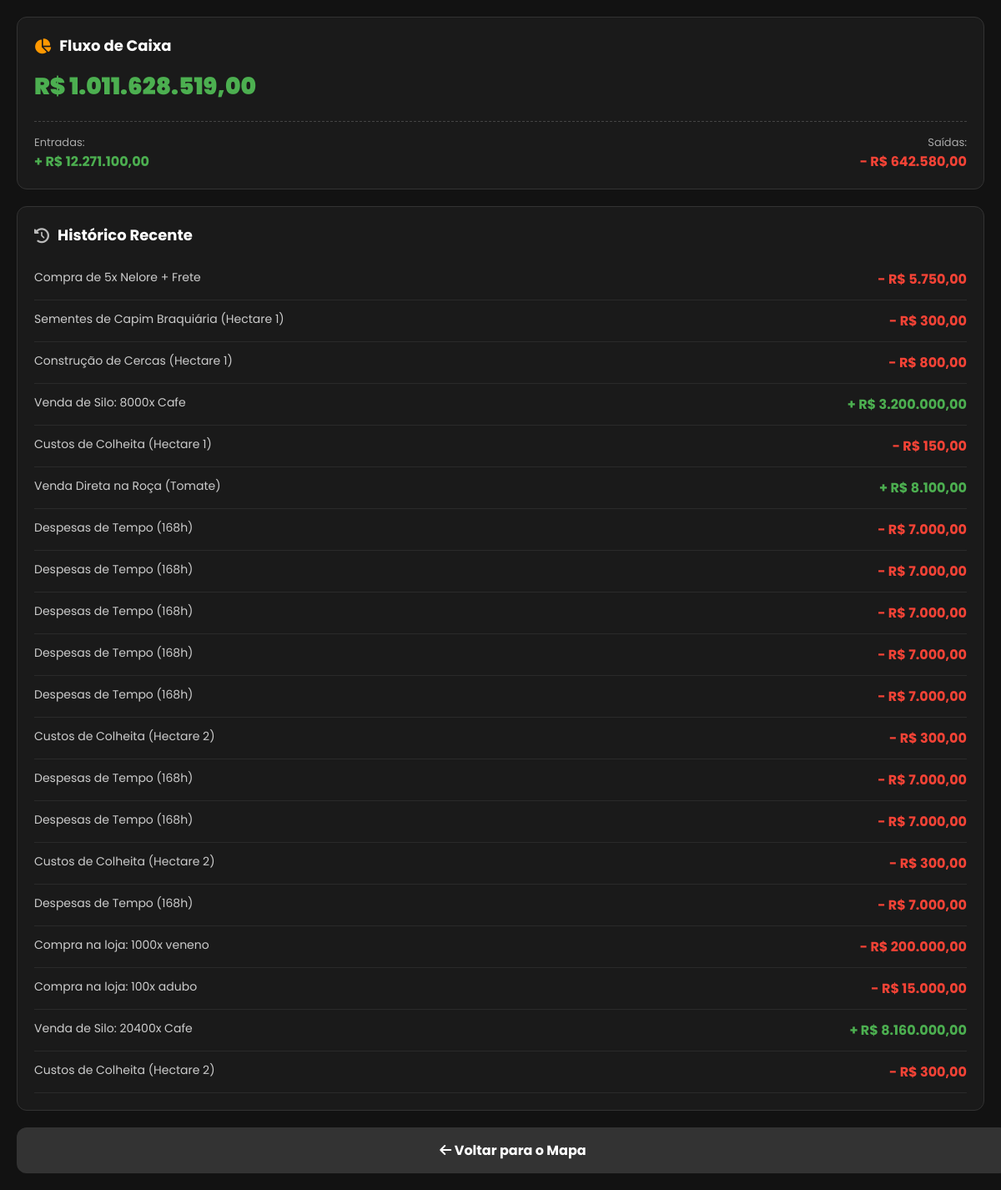
The page /financeiro (signed in) on the database as committed earlier.
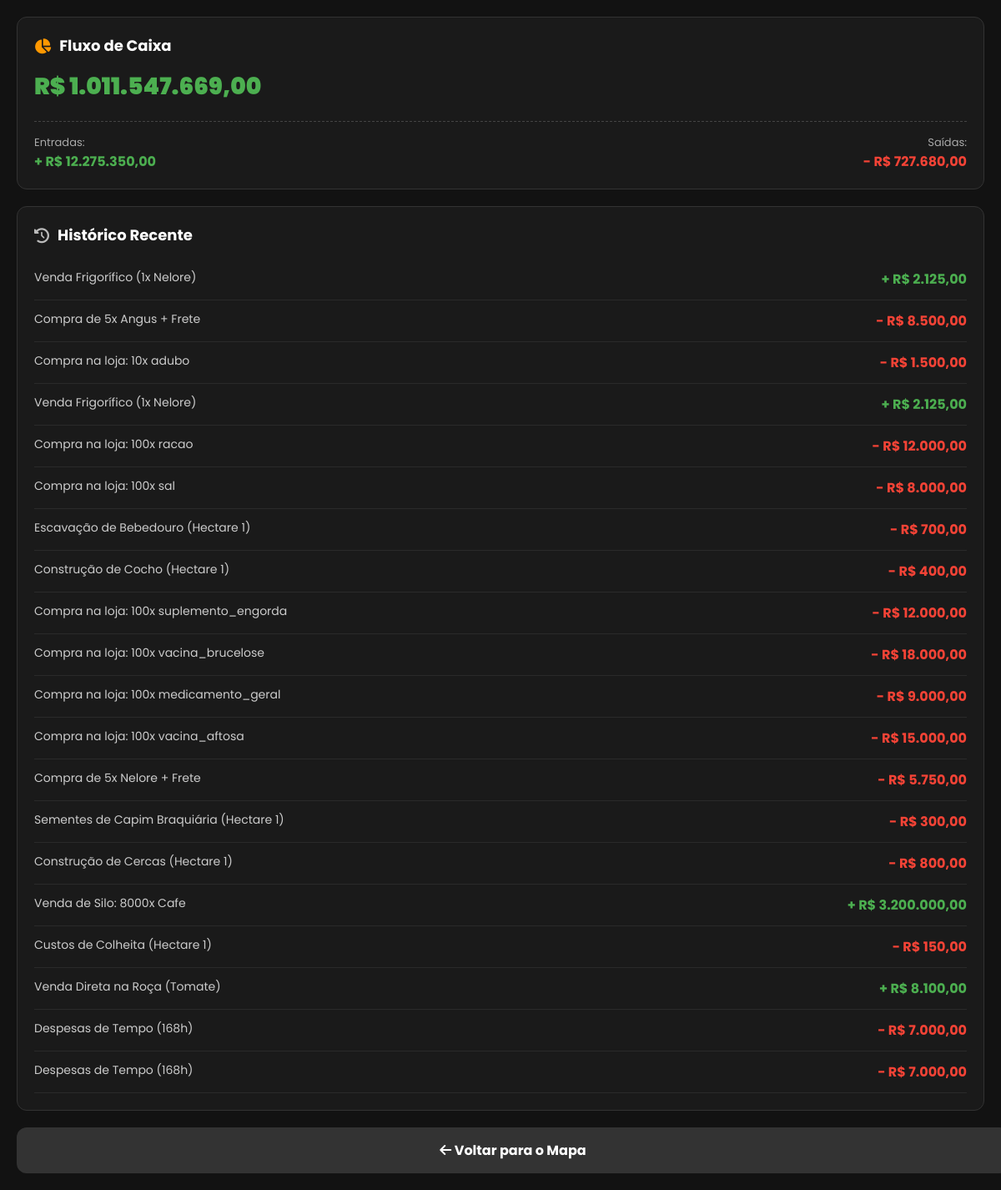
The same page on the database as committed later.
### database.py (models this page shows)
class Jogador(db.Model):
    __tablename__ = 'jogadores'
    id = db.Column(db.Integer, primary_key=True)
    username = db.Column(db.String(50), unique=True, nullable=False)
    email = db.Column(db.String(120), nullable=True)
    senha_hash = db.Column(db.String(128), nullable=False)
    saldo = db.Column(db.Float, default=1000.0)
    nivel = db.Column(db.Integer, default=1)
    hora = db.Column(db.Integer, default=6)
    dia = db.Column(db.Integer, default=1)
    mes = db.Column(db.Integer, default=1)
    ano = db.Column(db.Integer, default=2026)
    is_admin = db.Column(db.Boolean, default=False)
    ultima_acao = db.Column(db.DateTime, default=datetime.utcnow)
    propriedades = db.relationship('Propriedade', backref='dono', lazy=True)

class Transacao(db.Model):
    __tablename__ = 'transacoes'
    id = db.Column(db.Integer, primary_key=True)
    jogador_id = db.Column(db.Integer, db.ForeignKey('jogadores.id'), nullable=False)
    tipo = db.Column(db.String(10), nullable=False)
    valor = db.Column(db.Float, nullable=False)
    descricao = db.Column(db.String(255), nullable=False)
    data = db.Column(db.DateTime, default=datetime.utcnow)
    jogador = db.relationship('Jogador', backref=db.backref('transacoes', lazy=True))

### logica/economia.py (the view)
@economia_bp.route('/financeiro')
def financeiro():
    if 'usuario' not in session:
        return redirect(url_for('login'))
    usuario = Jogador.query.filter_by(username=session['usuario']).first()
    if not usuario:
        return redirect(url_for('login'))
    historico = Transacao.query.filter_by(jogador_id=usuario.id).order_by(Transacao.data.desc()).limit(20).all()
    todas_transacoes = Transacao.query.filter_by(jogador_id=usuario.id).all()
    entradas = sum(t.valor for t in todas_transacoes if t.tipo == 'entrada')
    saidas = sum(t.valor for t in todas_transacoes if t.tipo == 'saida')
    return render_template(
        'financeiro.html',
        user=usuario,
        entradas=entradas,
        saidas=saidas,
        saldo=usuario.saldo,
        historico=historico
    )

### templates/financeiro.html (shortened to what this page needs)
<!DOCTYPE html>
<html lang="pt-BR">
<head>
    <link rel="stylesheet" href="https://cdnjs.cloudflare.com/ajax/libs/font-awesome/6.4.0/css/all.min.css">
</head>
<body>
    <div class="card">
        <div class="card-header"><i class="fas fa-chart-pie" style="color: #ff9800;"></i> Fluxo de Caixa</div>
        <div class="saldo-total">R$ {{ "{:,.2f}".format(saldo).replace(',','v').replace('.',',').replace('v','.') }}</div>
        <div class="fluxo-container">
            <div>
                <div style="color: #aaa; font-size: 13px;">Entradas:</div>
                <div class="entrada-texto">+ R$ {{ "{:,.2f}".format(entradas).replace(',','v').replace('.',',').replace('v','.') }}</div>
            </div>
            <div style="text-align: right;">
                <div style="color: #aaa; font-size: 13px;">Saídas:</div>
                <div class="saida-texto">- R$ {{ "{:,.2f}".format(saidas).replace(',','v').replace('.',',').replace('v','.') }}</div>
            </div>
        </div>
    </div>
    <div class="card">
        <div class="card-header"><i class="fas fa-history" style="color: #bbb;"></i> Histórico Recente</div>
        {% if not historico %}
            <p style="color: #777; font-style: italic; text-align: center; margin: 20px 0;">Nenhuma transação registrada ainda.</p>
        {% else %}
            {% for t in historico %}
                <div class="transacao-item">
                    <span style="color: #ccc;">{{ t.descricao }}</span>
                    {% if t.tipo == 'entrada' %}
                        <b class="entrada-texto">+ R$ {{ "{:,.2f}".format(t.valor).replace(',','v').replace('.',',').replace('v','.') }}</b>
                    {% else %}
                        <b class="saida-texto">- R$ {{ "{:,.2f}".format(t.valor).replace(',','v').replace('.',',').replace('v','.') }}</b>
                    {% endif %}
                </div>
            {% endfor %}
        {% endif %}
    </div>
    <a href="/mapa" class="btn-voltar"><i class="fas fa-arrow-left"></i> Voltar para o Mapa</a>
</body>
</html>

Rows that differ between the two databases and show on the page:
no longer on this page (row unchanged): Transacao: descricao "Despesas de Tempo (168h)", valor "7.000,00"
no longer on this page (row unchanged): Transacao: descricao "Despesas de Tempo (168h)", valor "7.000,00"
no longer on this page (row unchanged): Transacao: descricao "Despesas de Tempo (168h)", valor "7.000,00"
no longer on this page (row unchanged): Transacao: descricao "Custos de Colheita (Hectare 2)", valor "300,00"
no longer on this page (row unchanged): Transacao: descricao "Despesas de Tempo (168h)", valor "7.000,00"
no longer on this page (row unchanged): Transacao: descricao "Despesas de Tempo (168h)", valor "7.000,00"
no longer on this page (row unchanged): Transacao: descricao "Custos de Colheita (Hectare 2)", valor "300,00"
no longer on this page (row unchanged): Transacao: descricao "Despesas de Tempo (168h)", valor "7.000,00"
no longer on this page (row unchanged): Transacao: descricao "Compra na loja: 1000x veneno", valor "200.000,00"
no longer on this page (row unchanged): Transacao: descricao "Compra na loja: 100x adubo", valor "15.000,00"
no longer on this page (row unchanged): Transacao: descricao "Venda de Silo: 20400x Cafe", valor "8.160.000,00"
no longer on this page (row unchanged): Transacao: descricao "Custos de Colheita (Hectare 2)", valor "300,00"
changed Jogador: saldo "1.011.628.519,00" → "1.011.547.669,00"
added Transacao: descricao "Venda Frigorífico (1x Nelore)", valor "2.125,00"
added Transacao: descricao "Compra de 5x Angus + Frete", valor "8.500,00"
added Transacao: descricao "Compra na loja: 10x adubo", valor "1.500,00"
added Transacao: descricao "Venda Frigorífico (1x Nelore)", valor "2.125,00"
added Transacao: descricao "Compra na loja: 100x racao", valor "12.000,00"
added Transacao: descricao "Compra na loja: 100x sal", valor "8.000,00"
added Transacao: descricao "Escavação de Bebedouro (Hectare 1)", valor "700,00"
added Transacao: descricao "Construção de Cocho (Hectare 1)", valor "400,00"
added Transacao: descricao "Compra na loja: 100x suplemento_engorda", valor "12.000,00"
added Transacao: descricao "Compra na loja: 100x vacina_brucelose", valor "18.000,00"
added Transacao: descricao "Compra na loja: 100x medicamento_geral", valor "9.000,00"
added Transacao: descricao "Compra na loja: 100x vacina_aftosa", valor "15.000,00"
Other text that changed with them:
text no longer shown: "12.271.100,00 642.580,00"
text now shown: "12.275.350,00 727.680,00"
